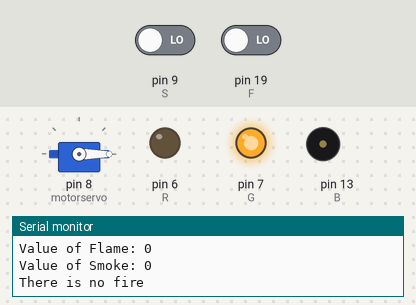
The sketch below on a simulated Arduino Uno, built with avr-gcc and run on an emulated ATmega328P. Parts: servo, output pins drawn as LEDs (lit = HIGH), buzzer (waves = sounding), the last lines printed to the serial monitor. Inputs (shaded band) come from the test bench; at power-on: pin 9 (S) LOW, pin 19 (F) LOW.

Above: at 1.2 s.
1.3 s: pin 9 (S) driven HIGH
At 2.5 s:
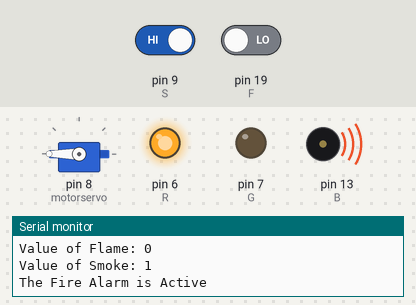
2.8 s: pin 9 (S) driven LOW
At 4.0 s:
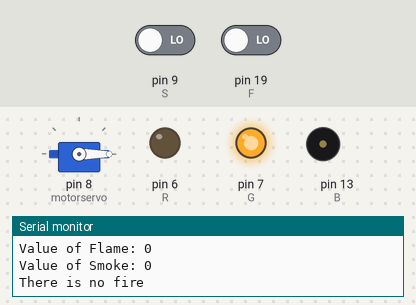
4.3 s: pin 19 (F) driven HIGH
At 5.5 s:
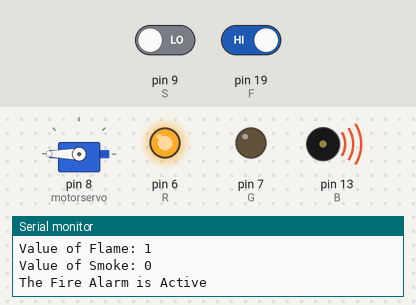
7.3 s: pin 19 (F) driven LOW
At 8.5 s:
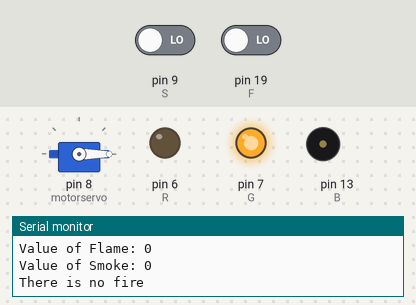
8.8 s: pin 9 (S) driven HIGH and pin 19 (F) driven HIGH
At 10.0 s:
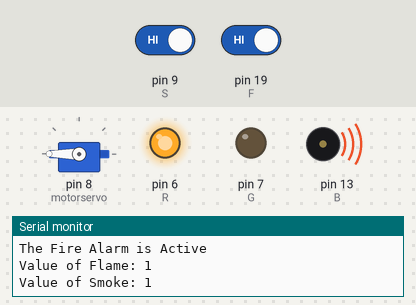
Timing chart, 0 to 11.8 s (numbered marks = the images above; inputs shaded):
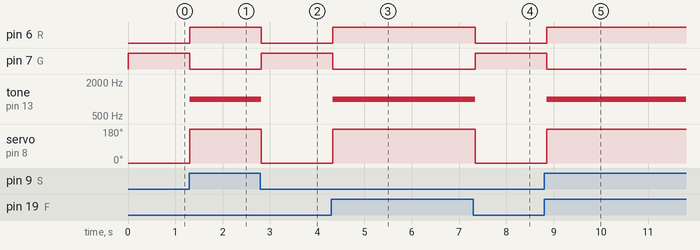

Measured:
- after the input at 1.3 s, pin 6 (R): LOW → HIGH at once; pin 7 (G): HIGH → LOW at once; tone on pin 13 (B): silent → 1000 Hz at once; servo on pin 8 (motorservo): 0° → 180° at once
- after the input at 2.8 s, pin 6 (R): HIGH → LOW at once; pin 7 (G): LOW → HIGH at once; tone on pin 13 (B): 1000 Hz → silent at once; servo on pin 8 (motorservo): 180° → 0° at once
- after the input at 4.3 s, pin 6 (R): LOW → HIGH at once; pin 7 (G): HIGH → LOW at once; tone on pin 13 (B): silent → 1000 Hz at once; servo on pin 8 (motorservo): 0° → 180° at once
- after the input at 7.3 s, pin 6 (R): HIGH → LOW after 0.05 s; pin 7 (G): LOW → HIGH after 0.05 s; tone on pin 13 (B): 1000 Hz → silent after 0.05 s; servo on pin 8 (motorservo): 180° → 0° after 0.05 s
- after the input at 8.8 s, pin 6 (R): LOW → HIGH after 0.06 s; pin 7 (G): HIGH → LOW after 0.06 s; tone on pin 13 (B): silent → 1000 Hz after 0.06 s; servo on pin 8 (motorservo): 0° → 180° after 0.06 s

The sketch:

Fire_Detection_Arduino.ino
```cpp
#include<Servo.h>
Servo motorservo;
int R = 6; //red
int G = 7; // green
int B = 13; // buzzer = 13
int S = 9; // smoke
int F = 19; //flame
void setup() {
  // put your setup code here, to run once:
  pinMode(F, INPUT);
  pinMode(S, INPUT);
  pinMode(R, OUTPUT);
  pinMode(G, OUTPUT);
  pinMode(B, OUTPUT);
  Serial.begin(9600);
  motorservo.attach (8);
  motorservo.write (0) ;
}
void loop() {
  // put your main code here, to run repeatedly:
  int FR = digitalRead(F);
  int SR = digitalRead(S);
  Serial.print ("Value of Flame: ");
  Serial.println (FR);
  Serial.print ("Value of Smoke: ");
  Serial.println (SR);
  if (SR==HIGH or FR==HIGH)
  {
    Serial.println ("The Fire Alarm is Active");
    digitalWrite (R, HIGH);
    digitalWrite (G, LOW);
    tone (B, 1000, 200);
    motorservo.write (180);
  }
  else
  {
    Serial.println ("There is no fire");
    digitalWrite (R, LOW );
    digitalWrite (G, HIGH);
    motorservo.write (0);
    noTone (B);
  }
  delay (100);
}
```
